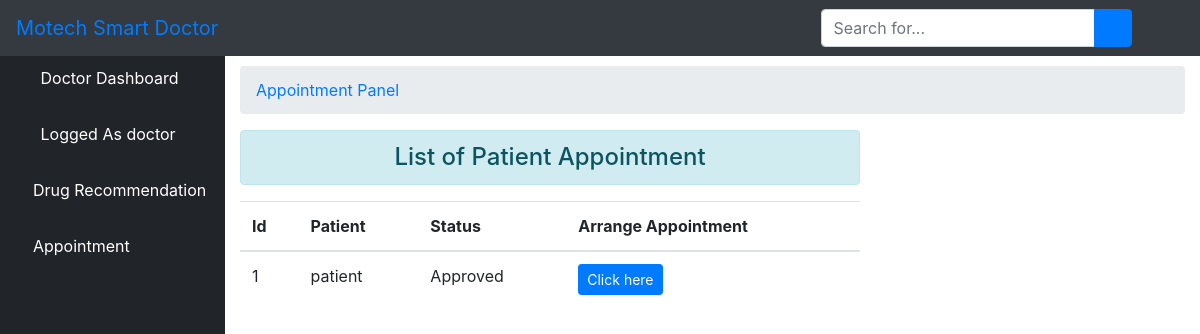
The page /meet/ (signed in) on the database its author committed.
### core/models.py (models this page shows, shortened)
class User(AbstractUser):
    is_patient = models.BooleanField(default=False)
    is_doctor = models.BooleanField(default=False)
    phonenumber = models.CharField(max_length=200,null=True)

class Ment(models.Model):
    approved = models.BooleanField(default=False)
    time = models.CharField(max_length=200, null=True)
    patient = models.ForeignKey(User, related_name="pat", on_delete= models.CASCADE)
    doctor = models.ForeignKey(User, related_name="dor", on_delete= models.CASCADE, null=True)
    ment_day = models.DateTimeField(null=True)
    medical = models.ForeignKey(Medical, related_name="medical", on_delete= models.CASCADE, null=True)
    created_on = models.DateTimeField(auto_now_add=True)

### core/views.py (the view)
# urls.py: path('meet/', views.doctor_ment, name='meet_list'),
@login_required
def doctor_ment(request):
    user_id = request.user.id
    appointment = Ment.objects.all()
    context = {'ment':appointment, 'status':'1'}
    return render(request, 'doctor/ment.html', context)

### core/templates/doctor/ment.html (shortened to what this page needs)
{% extends 'doctor/base.html' %}
{% block body %}
 <div id="content-wrapper">
        <div class="container-fluid">
            <ol class="breadcrumb">
                <li class="breadcrumb-item">
                    <a href="">Appointment Panel</a>
                </li>
            </ol>
            <div class="row">
            <div class="col-sm-8">
                <h4 class="text-center alert alert-info">List of Patient Appointment</h4>
                <table class="table table-hover">
                    <thead>
                        <tr>
                            <th scope="col">Id</th>
                            <th scope="col">Patient</th>
                            <th scope="col">Status</th>
                            <th scope="col">Arrange Appointment</th>
                        </tr>
                    </thead>
                    <tbody id="mytable">
                        {% for d in ment %}
                        <tr>
                            <td>{{ d.id }}</td>
                            <td>{{ d.patient.username }}</td>
                            <td> {% if d.approved == True %}
                                Approved
                                {% else %}
                                Pending
                            {% endif %}</td>
                            <td><input class="btn btn-primary btn-sm btn_plan" type="button" data-sid="{{d.id}}" value="Click here" data-toggle="modal" data-target="#form"></td>
                        </tr>
                        {% endfor %}
                    </tbody>
                </table>
            </div>
            </div>
        </div>
        </div>
{% endblock %}

### core/templates/doctor/base.html (shortened to what this page needs)
{% load static %}
<!DOCTYPE html>
<html>
<head>
    <link rel="stylesheet" href="{% static 'core/css/bootstrap/four/bootstrap.css' %}">
    <link href="{% static 'core/css/sb-admin.css' %}" rel="stylesheet">
    <link href="{% static 'core/css/fontawesome-free/css/all.min.css' %}" rel="stylesheet" type="text/css">
</head>
<body id="page-top">
<nav class="navbar navbar-expand navbar-dark bg-dark fixed-top">
    <a class="navbar-brand mr-1 text-primary" href="">Motech Smart Doctor</a>
    <button class="btn btn-link btn-sm text-white order-1 order-sm-0" id="sidebarToggle" href="#">
        <i class="fas fa-bars"></i>
    </button>
    <form class="d-none d-md-inline-block form-inline ml-auto mr-0 mr-md-3 my-2 my-md-0">
        <div class="input-group">
            <input type="text" class="form-control" placeholder="Search for..." aria-label="Search" aria-describedby="basic-addon2">
            <div class="input-group-append">
                <button class="btn btn-primary" type="button">
                    <i class="fas fa-search"></i>
                </button>
            </div>
        </div>
    </form>
    <ul class="navbar-nav ml-auto ml-md-0">
        <li class="nav-item dropdown no-arrow">
            <a class="nav-link dropdown-toggle" href="#" id="userDropdown" role="button" data-toggle="dropdown" aria-haspopup="true" aria-expanded="false">
                <i class="fas fa-user-circle fa-fw text-primary"></i>
            </a>
        </li>
    </ul>
</nav>
<div id="wrapper" style="padding-top: 50px">
<ul class="sidebar navbar-nav">
    <li class="nav-item active">
        <a class="nav-link" href="{% url 'doctor' %}">
            <i class="fas fa-fw fa-tachometer-alt"></i>
            <span>Doctor Dashboard</span>
        </a>
    </li>
    <li class="nav-item active">
        <a class="nav-link" href="">
            <i class="fas fa-user-circle fa-fw text-primary"></i>
            <span>Logged As {{ user.username }}</span>
        </a>
    </li>
    <li class="nav-item">
        <a class="nav-link" href="{% url 'commend' %}">
            <i class="fas fa-medkit text-primary"></i>
            <span style="color: white">Drug Recommendation</span>
        </a>
    </li>
    <li class="nav-item">
        <a class="nav-link" href="{% url 'meet_list' %}">
            <i class="fas fa-calendar text-primary"></i>
            <span style="color: white">Appointment</span>
        </a>
    </li>
</ul>
    {% block body %}{% endblock %}
</div>

### rows shown on the page
User: username "doctor"
Ment: id "1", patient.username "patient", approved "Approved"
